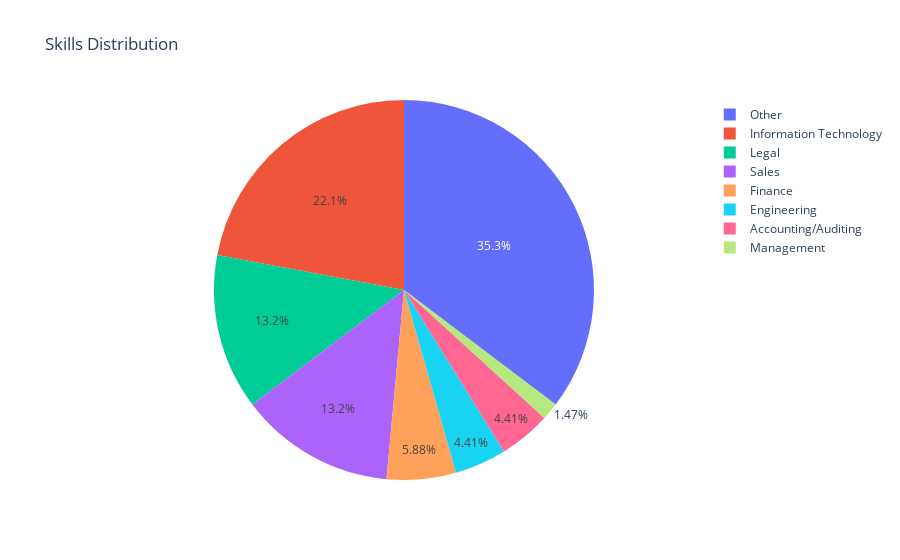

Write notebook code for a chart like this one.
### Code cell
import pandas as pd
import ipywidgets as widgets
from IPython.display import display, clear_output
import plotly.express as px

# Count of required skills
split_skills = cleaned_data['required_skill'].str.split(', ').explode()

# Extracting top 10 most frequent locations and required skills
top_10_locations = cleaned_data['location'].value_counts().head(10).index.tolist()
top_10_skills = split_skills.value_counts().head(10).index.tolist()

# Create widgets for filtering with top 30 options
location_dropdown = widgets.Dropdown(options=['All'] + top_10_locations, description='Location:')
experience_slider = widgets.IntSlider(min=cleaned_data['experience_level'].min(), 
                                      max=cleaned_data['experience_level'].max(), 
                                      description='Experience Level:', continuous_update=False)

# Function to filter and display the pie chart
def display_filtered_chart(location, experience):
    filtered_data = cleaned_data.copy()
    
    if location != 'All':
        filtered_data = filtered_data[filtered_data['location'] == location]
    
    
    filtered_data = filtered_data[filtered_data['experience_level'] >= experience]
    
    # Filter for top 10 required skills based on the filtered data
    split_skills_filtered = filtered_data['required_skill'].str.split(', ').explode()
    top_10_filtered_skills = split_skills_filtered.value_counts().head(10).index.tolist()
    
    filtered_data = filtered_data[filtered_data['required_skill'].isin(top_10_filtered_skills)]
    
    # Create pie chart
    fig = px.pie(filtered_data, names='required_skill', title='Skills Distribution')
    
    # Update the existing output area instead of creating a new one
    with chart_output:
        clear_output(wait=True)
        display(fig.show())

# Event handler for widget changes
def handle_filter_change(change):
    display_filtered_chart(location_dropdown.value, experience_slider.value)

location_dropdown.observe(handle_filter_change, names='value')
experience_slider.observe(handle_filter_change, names='value')

# Display initial pie chart with default filters
chart_output = widgets.Output()
display(chart_output)
display_filtered_chart('All', cleaned_data['experience_level'].min())

# Display widgets
widgets.VBox([location_dropdown, experience_slider])

### Figure 1 — Plotly figure (JSON) as saved in the notebook; plotly's stock layout.template omitted (floating-point values rounded to 4 significant figures)
{"data": [{"domain": {"x": [0, 1], "y": [0, 1]}, "hovertemplate": "required_skill=%{label}<extra></extra>", "labels": ["Engineering", "Management", "Legal", "Other", "Finance", "Legal", "Other", "Legal", "Legal", "Other", "Information Technology", "Other", "Legal", "Finance", "Information Technology", "Accounting/Auditing", "Information Technology", "Finance", "Other", "Other", "Other", "Sales", "Other", "Other", "Other", "Information Technology", "Other", "Information Technology", "Other", "Other", "Information Technology", "Information Technology", "Engineering", "Other", "Other", "Legal", "Other", "Other", "Other", "Information Technology", "Accounting/Auditing", "Sales", "Sales", "Information Technology", "Sales", "Sales", "Sales", "Sales", "Engineering", "Information Technology", "Information Technology", "Information Technology", "Sales", "Information Technology", "Accounting/Auditing", "Other", "Sales", "Other", "Legal", "Information Technology", "Other", "Other", "Legal", "Information Technology", "Finance", "Other", "Legal", "Other"], "legendgroup": "", "name": "", "showlegend": true, "type": "pie"}], "layout": {"legend": {"tracegroupgap": 0}, "title": {"text": "Skills Distribution"}}}
